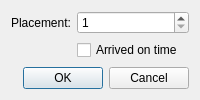
<?xml version="1.0" encoding="UTF-8"?>
<ui version="4.0">
 <class>PlayerResultDialog</class>
 <widget class="QDialog" name="PlayerResultDialog">
  <property name="windowTitle">
   <string>Rediger spilleresultat</string>
  </property>
  <layout class="QVBoxLayout" name="verticalLayout">
   <item>
    <layout class="QFormLayout" name="formLayout">
     <item row="0" column="0">
      <widget class="QLabel" name="placementLabel">
       <property name="text">
        <string>Placement:</string>
       </property>
      </widget>
     </item>
     <item row="0" column="1">
      <widget class="QSpinBox" name="placementSpin">
       <property name="minimum">
        <number>1</number>
       </property>
       <property name="maximum">
        <number>100</number>
       </property>
      </widget>
     </item>
     <item row="1" column="1">
      <widget class="QCheckBox" name="onTimeCheck">
       <property name="text">
        <string>Arrived on time</string>
       </property>
      </widget>
     </item>
    </layout>
   </item>
   <item>
    <widget class="QDialogButtonBox" name="buttonBox">
     <property name="standardButtons">
      <set>QDialogButtonBox::Cancel|QDialogButtonBox::Ok</set>
     </property>
    </widget>
   </item>
  </layout>
  <connections>
   <connection>
    <sender>buttonBox</sender>
    <signal>accepted()</signal>
    <receiver>PlayerResultDialog</receiver>
    <slot>accept()</slot>
   </connection>
   <connection>
    <sender>buttonBox</sender>
    <signal>rejected()</signal>
    <receiver>PlayerResultDialog</receiver>
    <slot>reject()</slot>
   </connection>
  </connections>
 </widget>
 <resources/>
 <connections/>
</ui>
